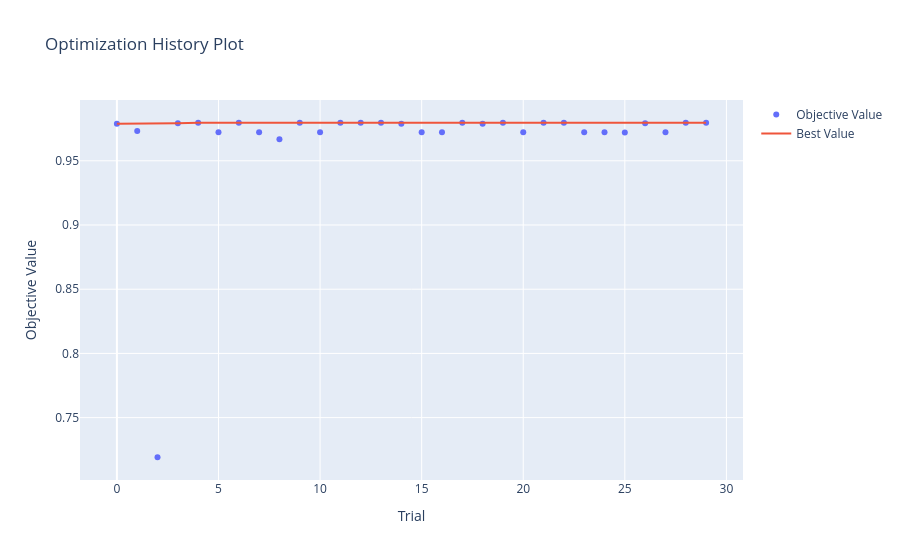

The code cell stored with this chart in its notebook:
### Code cell
plot_optimization_history(study_log)

### Figure 1 — Plotly figure (JSON) as saved in the notebook; plotly's stock layout.template omitted (floating-point values rounded to 4 significant figures)
{"data": [{"mode": "markers", "name": "Objective Value", "type": "scatter", "x": [0, 1, 2, 3, 4, 5, 6, 7, 8, 9, 10, 11, 12, 13, 14, 15, 16, 17, 18, 19, 20, 21, 22, 23, 24, 25, 26, 27, 28, 29], "y": [0.9789, 0.9731, 0.7191, 0.9793, 0.9796, 0.9722, 0.9796, 0.9722, 0.9668, 0.9796, 0.9722, 0.9796, 0.9796, 0.9796, 0.9789, 0.9722, 0.9722, 0.9796, 0.9789, 0.9796, 0.9722, 0.9796, 0.9796, 0.9722, 0.9722, 0.972, 0.9793, 0.9722, 0.9796, 0.9796]}, {"mode": "lines", "name": "Best Value", "type": "scatter", "x": [0, 1, 2, 3, 4, 5, 6, 7, 8, 9, 10, 11, 12, 13, 14, 15, 16, 17, 18, 19, 20, 21, 22, 23, 24, 25, 26, 27, 28, 29], "y": [0.9789, 0.9789, 0.9789, 0.9793, 0.9796, 0.9796, 0.9796, 0.9796, 0.9796, 0.9796, 0.9796, 0.9796, 0.9796, 0.9796, 0.9796, 0.9796, 0.9796, 0.9796, 0.9796, 0.9796, 0.9796, 0.9796, 0.9796, 0.9796, 0.9796, 0.9796, 0.9796, 0.9796, 0.9796, 0.9796]}, {"marker": {"color": "#cccccc"}, "mode": "markers", "name": "Infeasible Trial", "showlegend": false, "type": "scatter", "x": [], "y": []}], "layout": {"title": {"text": "Optimization History Plot"}, "xaxis": {"title": {"text": "Trial"}}, "yaxis": {"title": {"text": "Objective Value"}}}}
